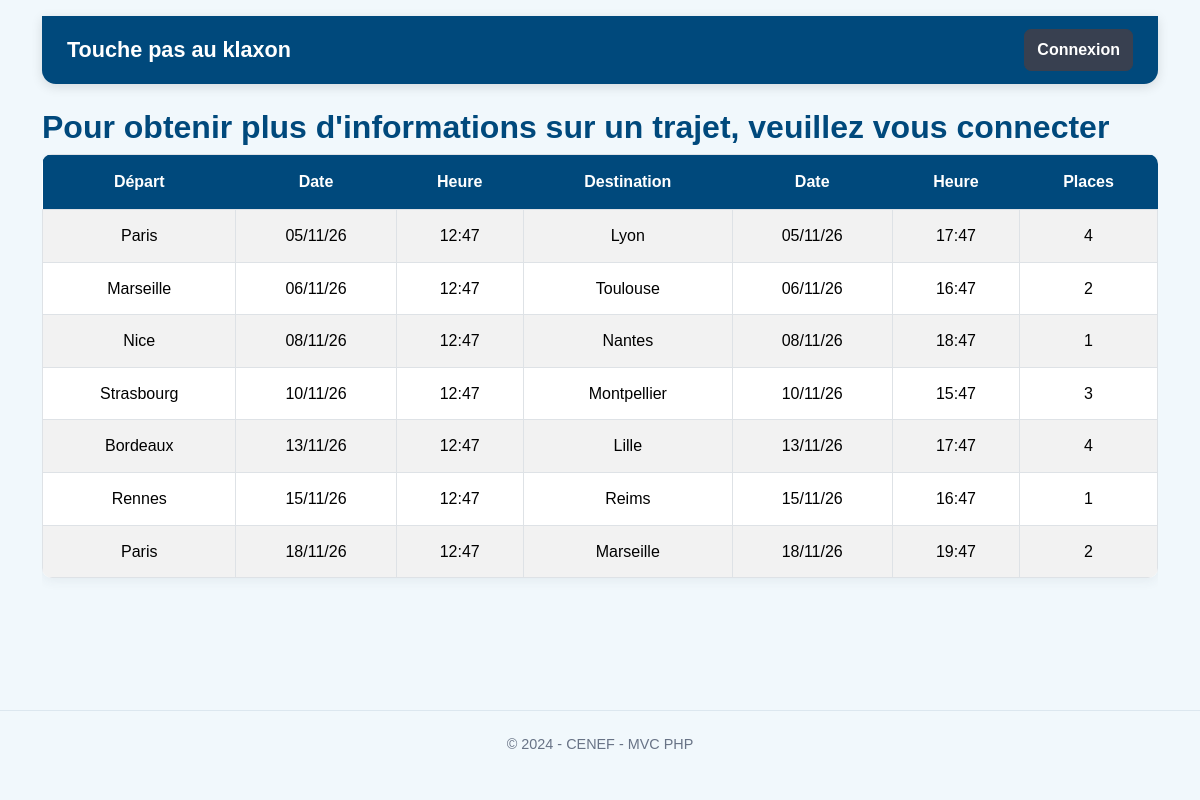
The page / on the database its author committed.
### tables this page shows
CREATE TABLE trips (
 id INT UNSIGNED AUTO_INCREMENT PRIMARY KEY,
 departure_agency_id INT UNSIGNED NOT NULL,
 arrival_agency_id INT UNSIGNED NOT NULL,
 departure_datetime DATETIME NOT NULL,
 arrival_datetime DATETIME NOT NULL,
 total_seats TINYINT UNSIGNED NOT NULL,
 available_seats TINYINT UNSIGNED NOT NULL,
 contact_user_id INT UNSIGNED NOT NULL,
 created_at TIMESTAMP DEFAULT CURRENT_TIMESTAMP,
 updated_at TIMESTAMP DEFAULT CURRENT_TIMESTAMP ON UPDATE CURRENT_TIMESTAMP,
 CONSTRAINT fk_trip_departure FOREIGN KEY (departure_agency_id) REFERENCES agencies(id),
 CONSTRAINT fk_trip_arrival FOREIGN KEY (arrival_agency_id) REFERENCES agencies(id),
 CONSTRAINT fk_trip_user FOREIGN KEY (contact_user_id) REFERENCES users(id),
 CONSTRAINT chk_trip_agencies CHECK (departure_agency_id <> arrival_agency_id),
 CONSTRAINT chk_trip_dates CHECK (arrival_datetime >= departure_datetime),
 CONSTRAINT chk_trip_seats CHECK (total_seats > 0 AND available_seats <= total_seats)
);

CREATE TABLE agencies (
 id INT UNSIGNED AUTO_INCREMENT PRIMARY KEY,
 city VARCHAR(100) NOT NULL UNIQUE,
 created_at TIMESTAMP DEFAULT CURRENT_TIMESTAMP
);

### app/Controllers/TripController.php (called while the page is built, shortened)
<?php
final class TripController
{
    public function index(): void
    {
        $trips=(new Trip())->available();
        require dirname(__DIR__).'/Views/trips/index.php';
    }
}

### public/index.php (called while the page is built, shortened)
<?php
$router=new Router();
$trip=new TripController(); $auth=new AuthController(); $admin=new AdminController();
$router->get('/', [$trip,'index']);
$router->get('/login', [$auth,'loginForm']); $router->post('/login', [$auth,'login']); $router->post('/logout', [$auth,'logout']);
$router->get('/trips/create', [$trip,'createForm']); $router->post('/trips', [$trip,'create']);
$router->get('/trips/{id}/edit', [$trip,'editForm']); $router->post('/trips/{id}/update', [$trip,'update']); $router->post('/trips/{id}/delete', [$trip,'delete']);
$router->get('/admin', [$admin,'dashboard']); $router->get('/admin/users', [$admin,'users']);
$router->get('/admin/agencies', [$admin,'agencies']); $router->get('/admin/agencies/create', [$admin,'agencyCreate']);
$router->post('/admin/agencies', [$admin,'agencyStore']); $router->get('/admin/agencies/{id}/edit', [$admin,'agencyEdit']);
$router->post('/admin/agencies/{id}/update', [$admin,'agencyUpdate']); $router->post('/admin/agencies/{id}/delete', [$admin,'agencyDelete']);
$router->get('/admin/trips', [$admin,'trips']);
$router->dispatch($_SERVER['REQUEST_METHOD'], $_SERVER['REQUEST_URI']);

### app/Core/Auth.php (called while the page is built, shortened)
<?php
final class Auth
{
    public static function check(): bool { return isset($_SESSION['user_id']); }
    public static function isAdmin(): bool { return ($_SESSION['role'] ?? '') === 'admin'; }
}

### config/config.php (called while the page is built)
<?php
return [
    'db' => [
        'host' => getenv('DB_HOST') ?: '127.0.0.1',
        'port' => getenv('DB_PORT') ?: '3306',
        'name' => getenv('DB_NAME') ?: 'touche_pas_au_klaxon',
        'user' => getenv('DB_USER') ?: 'root',
        'password' => getenv('DB_PASSWORD') ?: '',
    ],
];

### app/Core/Database.php (called while the page is built, shortened)
<?php
final class Database
{
    private static ?PDO $connection = null;
    public static function getConnection(): PDO
    {
        if (self::$connection === null) {
            $config = require dirname(__DIR__, 2) . '/config/config.php';
            $dsn = sprintf('mysql:host=%s;port=%s;dbname=%s;charset=utf8mb4',
                $config['db']['host'], $config['db']['port'], $config['db']['name']);
            self::$connection = new PDO($dsn, $config['db']['user'], $config['db']['password'], [
                PDO::ATTR_ERRMODE => PDO::ERRMODE_EXCEPTION,
                PDO::ATTR_DEFAULT_FETCH_MODE => PDO::FETCH_ASSOC,
                PDO::ATTR_EMULATE_PREPARES => false,
            ]);
        }
        return self::$connection;
    }
}

### app/Models/Trip.php (called while the page is built, shortened)
<?php
final class Trip
{
    public function available(): array
    {
        $sql = "SELECT t.*, d.city departure_city, a.city arrival_city,
                u.firstname, u.lastname
                FROM trips t
                JOIN agencies d ON d.id=t.departure_agency_id
                JOIN agencies a ON a.id=t.arrival_agency_id
                JOIN users u ON u.id=t.contact_user_id
                WHERE t.departure_datetime >= NOW() AND t.available_seats > 0
                ORDER BY t.departure_datetime ASC";
        return Database::getConnection()->query($sql)->fetchAll();
    }
}

### app/Views/trips/index.php (the view, shortened to what this page needs)
<?php require dirname(__DIR__).'/layouts/header.php'; ?>
<?php if(!\App\Core\Auth::check()): ?><h2>Pour obtenir plus d'informations sur un trajet, veuillez vous connecter</h2><?php else: ?><h2>Trajets proposés</h2><?php endif; ?>
<div class="table-responsive"><table class="table table-striped table-bordered align-middle"><thead><tr>
<th>Départ</th><th>Date</th><th>Heure</th><th>Destination</th><th>Date</th><th>Heure</th><th>Places</th><?php if(\App\Core\Auth::check()): ?><th></th><?php endif; ?>
</tr></thead><tbody>
<?php foreach($trips as $t): ?><tr>
<td><?=htmlspecialchars($t['departure_city'])?></td><td><?=date('d/m/y',strtotime($t['departure_datetime']))?></td><td><?=date('H:i',strtotime($t['departure_datetime']))?></td>
<td><?=htmlspecialchars($t['arrival_city'])?></td><td><?=date('d/m/y',strtotime($t['arrival_datetime']))?></td><td><?=date('H:i',strtotime($t['arrival_datetime']))?></td><td><?=$t['available_seats']?></td>
</tr>
<?php endforeach; ?></tbody></table></div><?php require dirname(__DIR__).'/layouts/footer.php'; ?>

### app/Core/Router.php (shortened to what this page needs)
<?php
final class Router
{
    private array $routes = [];
    private function add(string $method, string $pattern, callable $handler): void
    {
        $this->routes[] = compact('method','pattern','handler');
    }
    public function dispatch(string $method, string $uri): void
    {
        $path = parse_url($uri, PHP_URL_PATH) ?: '/';
        foreach ($this->routes as $route) {
            $regex = preg_replace('#\{([a-zA-Z_][a-zA-Z0-9_]*)\}#', '(?P<$1>[^/]+)', $route['pattern']);
            if (preg_match('#^' . $regex . '$#', $path, $matches)) {
                $params = array_filter($matches, 'is_string', ARRAY_FILTER_USE_KEY);
                call_user_func($route['handler'], ...array_values($params));
                return;
            }
        }
    }
}

### app/Views/layouts/header.php (shortened to what this page needs)
<!doctype html><html lang="fr"><head>
<title>Touche pas au klaxon</title><link rel="stylesheet" href="/assets/css/app.css">
</head><body>
<div class="container py-3">
<header class="site-header mb-4">
<a class="brand" href="<?= Auth::isAdmin()?'/admin':'/' ?>">Touche pas au klaxon</a>
<nav class="d-flex align-items-center gap-2">
<?php if(!Auth::check()): ?><a class="btn btn-dark" href="/login">Connexion</a>
<?php else: ?>
<a class="btn btn-dark" href="/trips/create">Créer un trajet</a><span>Bonjour <?= htmlspecialchars(Auth::user()['firstname'].' '.Auth::user()['lastname']) ?></span>
<form method="post" action="/logout"><button class="btn btn-dark">Déconnexion</button></form>
<?php endif; ?></nav></header>

### app/Views/layouts/footer.php
</div><footer class="site-footer">© 2024 - CENEF - MVC PHP</footer>
<script src="/assets/js/app.js"></script></body></html>

### rows shown on the page
trips: departure_agency.city "Paris", departure_datetime "05/11/26", departure_datetime "12:47", arrival_agency.city "Lyon", arrival_datetime "05/11/26", arrival_datetime "17:47", available_seats "4"
trips: departure_agency.city "Marseille", departure_datetime "06/11/26", departure_datetime "12:47", arrival_agency.city "Toulouse", arrival_datetime "06/11/26", arrival_datetime "16:47", available_seats "2"
trips: departure_agency.city "Nice", departure_datetime "08/11/26", departure_datetime "12:47", arrival_agency.city "Nantes", arrival_datetime "08/11/26", arrival_datetime "18:47", available_seats "1"
trips: departure_agency.city "Strasbourg", departure_datetime "10/11/26", departure_datetime "12:47", arrival_agency.city "Montpellier", arrival_datetime "10/11/26", arrival_datetime "15:47", available_seats "3"
trips: departure_agency.city "Bordeaux", departure_datetime "13/11/26", departure_datetime "12:47", arrival_agency.city "Lille", arrival_datetime "13/11/26", arrival_datetime "17:47", available_seats "4"
trips: departure_agency.city "Rennes", departure_datetime "15/11/26", departure_datetime "12:47", arrival_agency.city "Reims", arrival_datetime "15/11/26", arrival_datetime "16:47", available_seats "1"
trips: departure_agency.city "Paris", departure_datetime "18/11/26", departure_datetime "12:47", arrival_agency.city "Marseille", arrival_datetime "18/11/26", arrival_datetime "19:47", available_seats "2"
